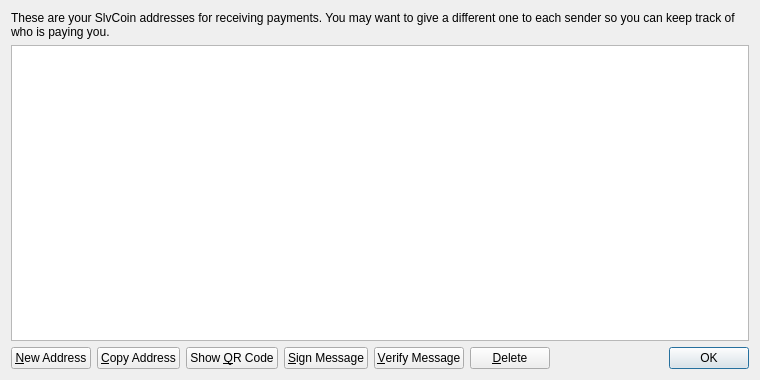
<?xml version="1.0" encoding="UTF-8"?>
<ui version="4.0">
 <class>AddressBookPage</class>
 <widget class="QWidget" name="AddressBookPage">
  <property name="geometry">
   <rect>
    <x>0</x>
    <y>0</y>
    <width>760</width>
    <height>380</height>
   </rect>
  </property>
  <property name="windowTitle">
   <string>Address Book</string>
  </property>
  <layout class="QVBoxLayout" name="verticalLayout">
   <item>
    <widget class="QLabel" name="labelExplanation">
     <property name="text">
      <string>These are your SlvCoin addresses for receiving payments. You may want to give a different one to each sender so you can keep track of who is paying you.</string>
     </property>
     <property name="textFormat">
      <enum>Qt::PlainText</enum>
     </property>
     <property name="wordWrap">
      <bool>true</bool>
     </property>
    </widget>
   </item>
   <item>
    <widget class="QTableView" name="tableView">
     <property name="contextMenuPolicy">
      <enum>Qt::CustomContextMenu</enum>
     </property>
     <property name="toolTip">
      <string>Double-click to edit address or label</string>
     </property>
     <property name="tabKeyNavigation">
      <bool>false</bool>
     </property>
     <property name="alternatingRowColors">
      <bool>true</bool>
     </property>
     <property name="selectionMode">
      <enum>QAbstractItemView::SingleSelection</enum>
     </property>
     <property name="selectionBehavior">
      <enum>QAbstractItemView::SelectRows</enum>
     </property>
     <property name="sortingEnabled">
      <bool>true</bool>
     </property>
     <attribute name="verticalHeaderVisible">
      <bool>false</bool>
     </attribute>
    </widget>
   </item>
   <item>
    <layout class="QHBoxLayout" name="horizontalLayout">
     <item>
      <widget class="QPushButton" name="newAddressButton">
       <property name="toolTip">
        <string>Create a new address</string>
       </property>
       <property name="text">
        <string>&amp;New Address</string>
       </property>
       <property name="icon">
        <iconset resource="../bitcoin.qrc">
         <normaloff>:/icons/add</normaloff>:/icons/add</iconset>
       </property>
      </widget>
     </item>
     <item>
      <widget class="QPushButton" name="copyToClipboard">
       <property name="toolTip">
        <string>Copy the currently selected address to the system clipboard</string>
       </property>
       <property name="text">
        <string>&amp;Copy Address</string>
       </property>
       <property name="icon">
        <iconset resource="../bitcoin.qrc">
         <normaloff>:/icons/editcopy</normaloff>:/icons/editcopy</iconset>
       </property>
      </widget>
     </item>
     <item>
      <widget class="QPushButton" name="showQRCode">
       <property name="text">
        <string>Show &amp;QR Code</string>
       </property>
       <property name="icon">
        <iconset resource="../bitcoin.qrc">
         <normaloff>:/icons/qrcode</normaloff>:/icons/qrcode</iconset>
       </property>
      </widget>
     </item>
     <item>
      <widget class="QPushButton" name="signMessage">
       <property name="toolTip">
        <string>Sign a message to prove you own a Bitcoin address</string>
       </property>
       <property name="text">
        <string>&amp;Sign Message</string>
       </property>
       <property name="icon">
        <iconset resource="../bitcoin.qrc">
         <normaloff>:/icons/edit</normaloff>:/icons/edit</iconset>
       </property>
      </widget>
     </item>
     <item>
      <widget class="QPushButton" name="verifyMessage">
       <property name="toolTip">
        <string>Verify a message to ensure it was signed with a specified Bitcoin address</string>
       </property>
       <property name="text">
        <string>&amp;Verify Message</string>
       </property>
       <property name="icon">
        <iconset resource="../bitcoin.qrc">
         <normaloff>:/icons/transaction_0</normaloff>:/icons/transaction_0</iconset>
       </property>
      </widget>
     </item>
     <item>
      <widget class="QPushButton" name="deleteButton">
       <property name="toolTip">
        <string>Delete the currently selected address from the list. Only sending addresses can be deleted.</string>
       </property>
       <property name="text">
        <string>&amp;Delete</string>
       </property>
       <property name="icon">
        <iconset resource="../bitcoin.qrc">
         <normaloff>:/icons/remove</normaloff>:/icons/remove</iconset>
       </property>
      </widget>
     </item>
     <item>
      <spacer name="horizontalSpacer">
       <property name="orientation">
        <enum>Qt::Horizontal</enum>
       </property>
       <property name="sizeHint" stdset="0">
        <size>
         <width>40</width>
         <height>20</height>
        </size>
       </property>
      </spacer>
     </item>
     <item>
      <widget class="QDialogButtonBox" name="buttonBox">
       <property name="sizePolicy">
        <sizepolicy hsizetype="Maximum" vsizetype="Fixed">
         <horstretch>0</horstretch>
         <verstretch>0</verstretch>
        </sizepolicy>
       </property>
       <property name="standardButtons">
        <set>QDialogButtonBox::Ok</set>
       </property>
      </widget>
     </item>
    </layout>
   </item>
  </layout>
 </widget>
 <resources>
  <include location="../bitcoin.qrc"/>
 </resources>
 <connections/>
</ui>
